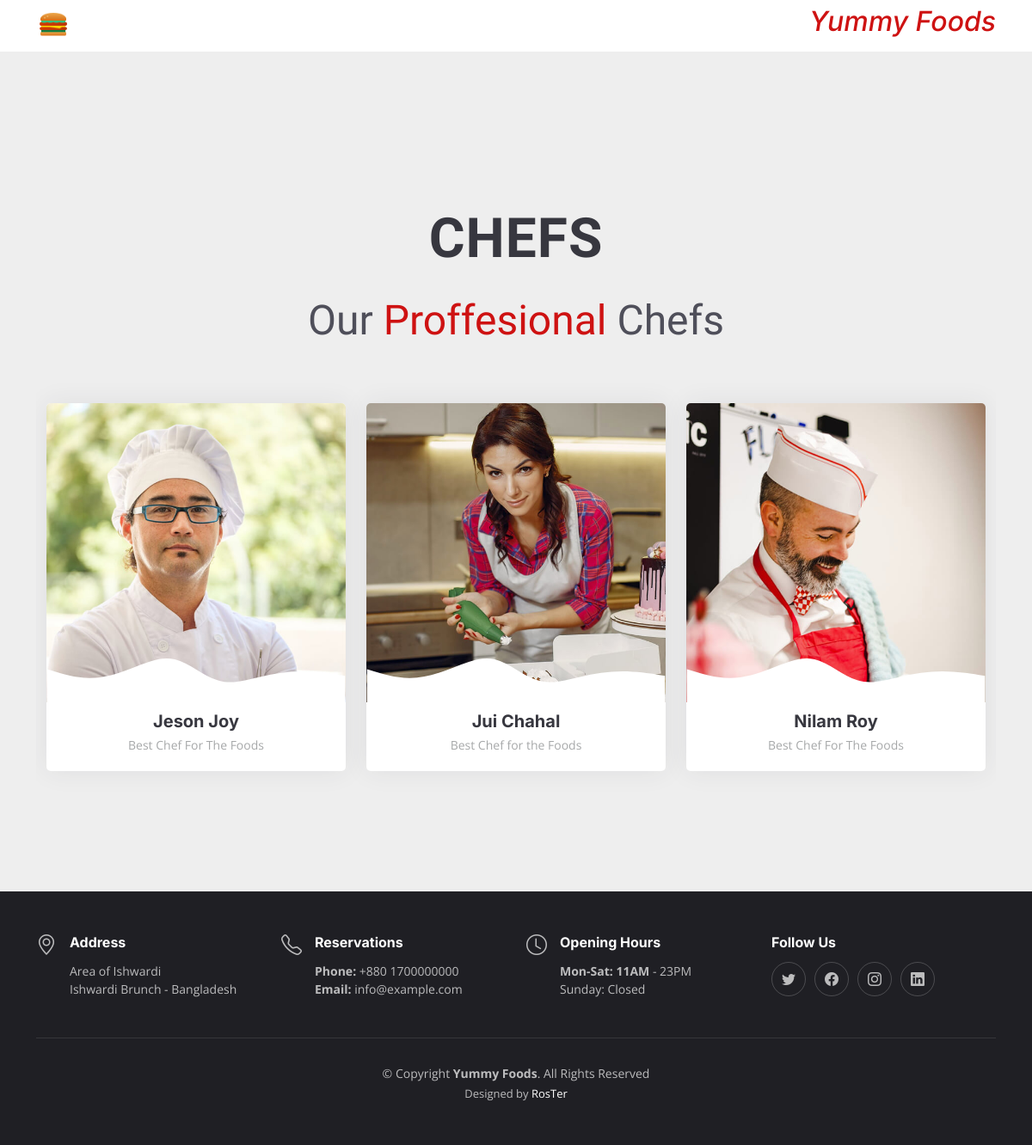
The page /chefs (signed in) on the database its author committed.
### user/models.py (models this page shows, shortened)
class Chef(models.Model):
    name = models.CharField(max_length=55)
    image = models.ImageField(upload_to='default')
    details = models.CharField(max_length=255)
    added_on = models.DateTimeField(auto_now_add=True)
    updated_on = models.DateTimeField(auto_now=True)

### user/views.py (the view)
# urls.py: path('chefs', views.chefs, name='chefs'),
def chefs(request):
    chef = Chef.objects.all()
    context = {'data': chef}
    return render(request, "others/chefs.html", context)

### templates/others/chefs.html (shortened to what this page needs)
{% extends 'index.html' %}
{% load static %}
{% block content %}
<section id="chefs" class="chefs section-bg">
    <div class="container" data-aos="fade-up">
        <div class="section-header">
        <h2>Chefs</h2>
        <p>Our <span>Proffesional</span> Chefs</p>
        </div>
        <div class="row gy-4">
        {% for chef in data %}
        <div class="col-lg-4 col-md-6 d-flex align-items-stretch" data-aos="fade-up" data-aos-delay="100">
            <div class="chef-member">
            <div class="member-img">
                <img src="{{ MEDIA_URL }}{{ chef.image.url }}" class="img-fluid" alt="img">
            </div>
            <div class="member-info">
                <h4>{{ chef.name }}</h4>
                <span>{{ chef.details }}</span>
            </div>
            </div>
        </div>
        {% endfor %}
        </div>
    </div>
    </section>
{% endblock content %}

### static/assets/css/main.css (style rules this page uses)
:root { --font-default: "Open Sans", system-ui, -apple-system, "Segoe UI", Roboto, "Helvetica Neue", Arial, "Noto Sans", "Liberation Sans", sans-serif, "Apple Color Emoji", "Segoe UI Emoji", "Segoe UI Symbol", "Noto Color Emoji"; --font-primary: "Amatic SC", sans-serif; --font-secondary: "Inter", sans-serif; }
:root { --color-default: #212529; --color-primary: #ce1212; --color-secondary: #37373f; }
:root { scroll-behavior: smooth; }
body { font-family: var(--font-default); color: var(--color-default); }
h1, h2, h3, h4, h5, h6 { font-family: var(--font-secondary); }
section { overflow: hidden; padding: 80px 0; }
.section-bg { background-color: #eee; }
.section-header { text-align: center; padding-bottom: 30px; }
.section-header h2 { font-size: 13px; letter-spacing: 1px; font-weight: 400; margin: 0; padding: 0; color: #7f7f90; text-transform: uppercase; font-family: var(--font-default); }
.section-header p { margin: 0; font-size: 48px; font-weight: 400; font-family: var(--font-primary); }
.section-header p span { color: var(--color-primary); }
section { scroll-margin-top: 90px; }
.chefs .chef-member { overflow: hidden; text-align: center; border-radius: 5px; background: #fff; box-shadow: 0px 0 30px rgba(55, 55, 63, 0.08); transition: 0.3s; }
.chefs .chef-member .member-img { position: relative; overflow: hidden; }
.chefs .chef-member .member-img:after { position: absolute; content: ""; left: 0; bottom: 0; height: 100%; width: 100%; background: url(../img/team-shape.svg) no-repeat center bottom; background-size: contain; z-index: 1; }
.chefs .chef-member .member-info { padding: 10px 15px 20px 15px; }
.chefs .chef-member .member-info h4 { font-weight: 700; margin-bottom: 5px; font-size: 20px; color: var(--color-secondary); }
.chefs .chef-member .member-info span { display: block; font-size: 14px; font-weight: 400; color: rgba(33, 37, 41, 0.4); }
.hero h2 { font-size: 64px; font-weight: 700; margin-bottom: 20px; color: var(--color-secondary); font-family: var(--font-primary); }
.hero p { color: #4f4f5a; font-weight: 400; margin-bottom: 30px; }

### rows shown on the page
Chef: image (picture), name "Jeson Joy", details "Best Chef For The Foods"
Chef: image (picture), name "Jui Chahal", details "Best Chef for the Foods"
Chef: image (picture), name "Nilam Roy", details "Best Chef For The Foods"
